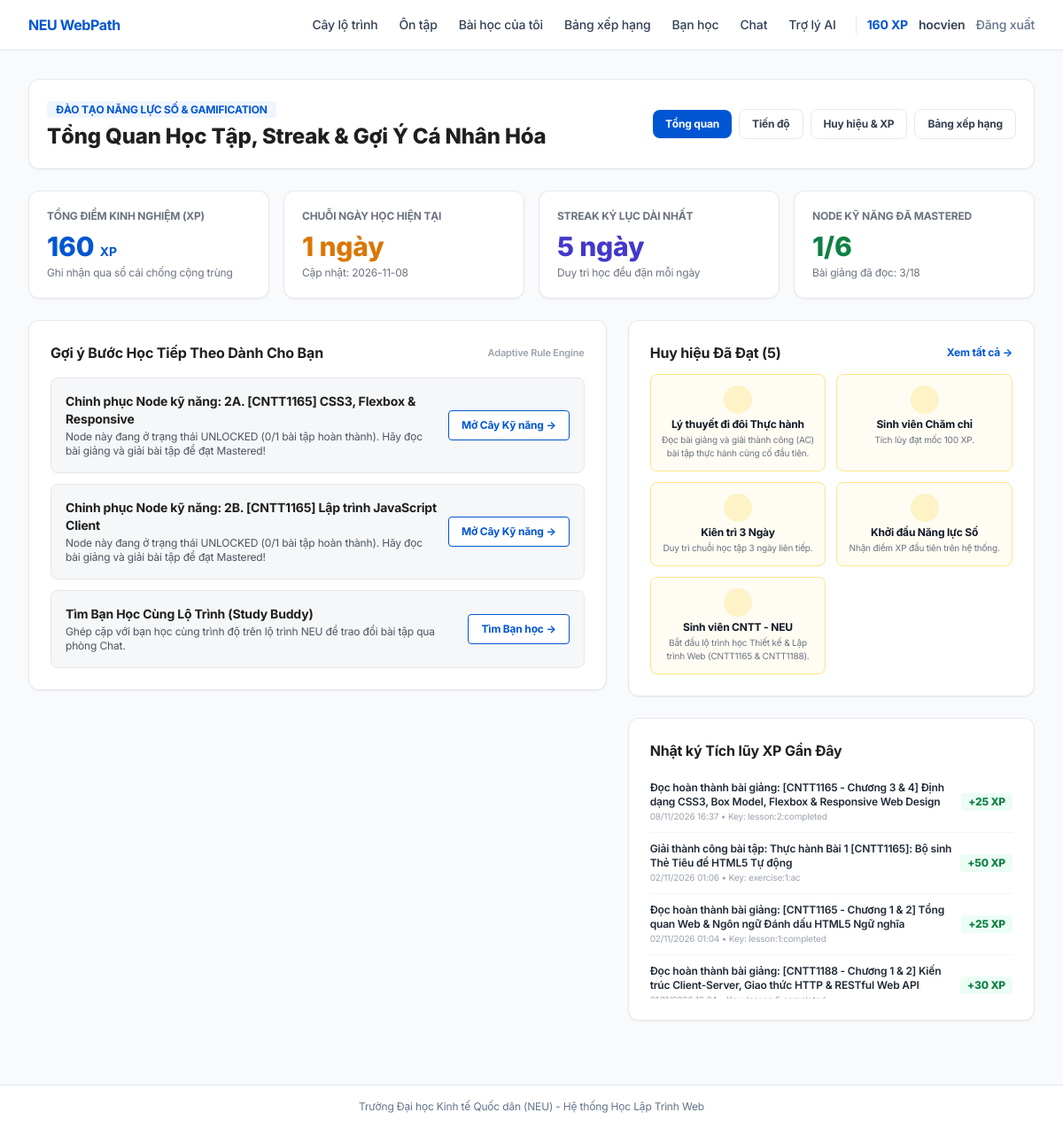
Screenshot of /m16/ (signed in) with the database file from the repository.
### app/models/schema.py (models this page shows, shortened)
class User(UserMixin, db.Model):
    __tablename__ = "users"
    id = db.Column(db.Integer, primary_key=True)
    username = db.Column(db.String(64), unique=True, nullable=False, index=True)
    email = db.Column(db.String(191), unique=True, nullable=False, index=True)
    password_hash = db.Column(db.String(255), nullable=False)
    role = db.Column(
        db.Enum("learner", "instructor", "admin", name="user_roles", native_enum=False),
        default="learner",
        nullable=False,
    )
    total_xp = db.Column(db.Integer, default=0, nullable=False)
    current_streak = db.Column(db.Integer, default=1, nullable=False)
    placement_done = db.Column(db.Boolean, default=False, nullable=False)
    placement_level = db.Column(db.String(100), default="Người mới bắt đầu (Tier 1)")
    current_focus_skill_id = db.Column(db.Integer, db.ForeignKey("skills.id", ondelete="SET NULL"))
    created_at = db.Column(db.DateTime, default=lambda: datetime.now(timezone.utc))
    focus_skill = db.relationship("Skill", foreign_keys=[current_focus_skill_id])
    badges = db.relationship("UserBadge", backref="user", cascade="all, delete-orphan")
    @property
    def is_admin_or_instructor(self) -> bool:
        return self.role in ("admin", "instructor")

class Badge(db.Model):
    __tablename__ = "badges"
    id = db.Column(db.Integer, primary_key=True)
    code = db.Column(db.String(64), unique=True, nullable=False)
    name = db.Column(db.String(120), nullable=False)
    description = db.Column(db.String(255))
    icon = db.Column(db.String(64), default="fa-medal")
    color = db.Column(db.String(32), default="blue")
    required_xp = db.Column(db.Integer, default=0, nullable=False)
    required_streak = db.Column(db.Integer, default=0, nullable=False)

class XpEvent(db.Model):
    __tablename__ = "xp_events"
    id = db.Column(db.Integer, primary_key=True)
    user_id = db.Column(db.Integer, db.ForeignKey("users.id", ondelete="CASCADE"), nullable=False, index=True)
    event_key = db.Column(db.String(150), nullable=False)
    reason = db.Column(db.String(200), nullable=False)
    xp = db.Column(db.Integer, nullable=False)
    created_at = db.Column(db.DateTime, default=lambda: datetime.now(timezone.utc))
    user = db.relationship("User")
    __table_args__ = (
        UniqueConstraint("user_id", "event_key", name="uq_user_xp_event"),
        CheckConstraint("xp > 0", name="ck_xp_positive"),
    )

### app/blueprints/m16.py (the view)
@m16_bp.route("/")
@login_required
def index():
    sync_user_skill_tree(current_user.id)
    data = get_m16_dashboard_data(current_user.id)
    recommendations = get_recommendations(current_user.id)
    return render_template(
        "m16/dashboard.html",
        data=data,
        recommendations=recommendations,
    )

### app/models/schema.py (called while the page is built)
@login_manager.user_loader
def load_user(user_id: str):
    return db.session.get(User, int(user_id))

### app/templates/m16/dashboard.html (shortened to what this page needs)
{% extends "base.html" %}
{% block content %}
<div class="w-full px-4 sm:px-6 lg:px-8 sm:px-6 lg:px-8 py-8 space-y-6">
    <div class="bg-white border border-gray-200 rounded-xl p-4 sm:p-5 shadow-sm flex flex-col md:flex-row md:items-center justify-between gap-4">
        <div>
            <span class="px-2.5 py-0.5 rounded bg-[#F0F6FF] text-[#0056D2] text-xs font-bold uppercase">
                Đào tạo Năng lực Số & Gamification
            </span>
            <h1 class="text-2xl font-extrabold text-[#1F1F1F] mt-1">
                Tổng Quan Học Tập, Streak & Gợi Ý Cá Nhân Hóa
            </h1>
        </div>
        <div class="flex flex-wrap items-center gap-2 text-xs font-bold">
            <a href="{{ url_for('m16.index') }}" class="px-3.5 py-2 rounded-lg bg-[#0056D2] text-white">
                Tổng quan
            </a>
            <a href="{{ url_for('m16.progress') }}" class="px-3.5 py-2 rounded-lg border border-gray-200 text-gray-700 hover:bg-gray-50">
                Tiến độ
            </a>
            <a href="{{ url_for('m16.achievements') }}" class="px-3.5 py-2 rounded-lg border border-gray-200 text-gray-700 hover:bg-gray-50">
                Huy hiệu & XP
            </a>
            <a href="{{ url_for('m16.leaderboard') }}" class="px-3.5 py-2 rounded-lg border border-gray-200 text-gray-700 hover:bg-gray-50">
                Bảng xếp hạng
            </a>
        </div>
    </div>
    <div class="grid gap-4 sm:grid-cols-2 lg:grid-cols-4">
        <div class="rounded-xl border border-gray-200 bg-white p-5 shadow-sm">
            <p class="text-xs font-bold uppercase text-gray-500">Tổng điểm kinh nghiệm (XP)</p>
            <p class="mt-2 text-3xl font-extrabold text-[#0056D2]">{{ data.total_xp }} <span class="text-sm font-bold">XP</span></p>
            <p class="mt-1 text-xs text-gray-500">Ghi nhận qua sổ cái chống cộng trùng</p>
        </div>
        <div class="rounded-xl border border-gray-200 bg-white p-5 shadow-sm">
            <p class="text-xs font-bold uppercase text-gray-500">Chuỗi ngày học hiện tại</p>
            <p class="mt-2 text-3xl font-extrabold text-amber-600">{{ data.streak.current_streak }} ngày</p>
            <p class="mt-1 text-xs text-gray-500">Cập nhật: {{ data.streak.last_study_date or 'Hôm nay' }}</p>
        </div>
        <div class="rounded-xl border border-gray-200 bg-white p-5 shadow-sm">
            <p class="text-xs font-bold uppercase text-gray-500">Streak kỷ lục dài nhất</p>
            <p class="mt-2 text-3xl font-extrabold text-indigo-700">{{ data.streak.longest_streak }} ngày</p>
            <p class="mt-1 text-xs text-gray-500">Duy trì học đều đặn mỗi ngày</p>
        </div>
        <div class="rounded-xl border border-gray-200 bg-white p-5 shadow-sm">
            <p class="text-xs font-bold uppercase text-gray-500">Node Kỹ năng Đã Mastered</p>
            <p class="mt-2 text-3xl font-extrabold text-[#0E8043]">{{ data.progress.completed }}/{{ data.progress.total }}</p>
            <p class="mt-1 text-xs text-gray-500">Bài giảng đã đọc: {{ data.progress.lessons_completed }}/{{ data.progress.lessons_total }}</p>
        </div>
    </div>
    <div class="grid gap-6 lg:grid-cols-12">
        <div class="lg:col-span-7 space-y-6">
            <section class="rounded-xl border border-gray-200 bg-white p-6 shadow-sm space-y-4">
                <div class="flex items-center justify-between">
                    <h2 class="text-base font-bold text-[#1F1F1F]">
                        Gợi ý Bước Học Tiếp Theo Dành Cho Bạn
                    </h2>
                    <span class="text-[11px] font-semibold text-gray-400">Adaptive Rule Engine</span>
                </div>
                <div class="space-y-3">
                    {% for rec in recommendations %}
                    <div class="p-4 rounded-lg bg-[#F5F7F8] border border-gray-200 flex flex-col sm:flex-row sm:items-center justify-between gap-3">
                        <div>
                            <p class="text-sm font-bold text-[#1F1F1F]">{{ rec.title }}</p>
                            <p class="text-xs text-gray-600 mt-0.5">{{ rec.reason }}</p>
                        </div>
                        <a href="{{ rec.action_url }}" class="shrink-0 px-3.5 py-2 rounded bg-white border border-[#0056D2] text-[#0056D2] hover:bg-[#F0F6FF] text-xs font-bold transition text-center">
                            {{ rec.action_label }} &rarr;
                        </a>
                    </div>
                    {% endfor %}
                </div>
            </section>
        </div>
        <div class="lg:col-span-5 space-y-6">
            <section class="rounded-xl border border-gray-200 bg-white p-6 shadow-sm">
                <div class="flex items-center justify-between mb-3">
                    <h2 class="text-base font-bold text-[#1F1F1F]">
                        Huy hiệu Đã Đạt ({{ data.badges|length }})
                    </h2>
                    <a href="{{ url_for('m16.achievements') }}" class="text-xs font-bold text-[#0056D2] hover:underline">Xem tất cả &rarr;</a>
                </div>
                {% if data.badges %}
                <div class="grid grid-cols-2 gap-3">
                    {% for b in data.badges %}
                    <div class="rounded-lg bg-amber-50/60 border border-amber-200 p-3 text-center">
                        <div class="w-8 h-8 mx-auto rounded-full bg-amber-100 text-amber-600 flex items-center justify-center text-sm mb-1">
                            </div>
                        <p class="text-xs font-bold text-gray-900">{{ b.name }}</p>
                        <p class="text-[10px] text-gray-500 mt-0.5">{{ b.description }}</p>
                    </div>
                    {% endfor %}
                </div>
                {% else %}
                <p class="text-xs text-gray-500">Chưa có huy hiệu. Hãy bắt đầu học nhé!</p>
                {% endif %}
            </section>
            <section class="rounded-xl border border-gray-200 bg-white p-6 shadow-sm">
                <div class="flex items-center justify-between mb-3">
                    <h2 class="text-base font-bold text-[#1F1F1F]">
                        Nhật ký Tích lũy XP Gần Đây
                    </h2>
                </div>
                {% if data.xp_history %}
                <div class="divide-y divide-gray-100 text-xs max-h-64 overflow-y-auto">
                    {% for item in data.xp_history %}
                    <div class="py-2.5 flex items-center justify-between gap-2">
                        <div>
                            <p class="font-semibold text-gray-800">{{ item.reason }}</p>
                            <p class="text-[10px] text-gray-400">{{ item.created_at }} • Key: {{ item.event_key }}</p>
                        </div>
                        <span class="px-2 py-0.5 rounded bg-emerald-50 text-[#0E8043] font-extrabold shrink-0">+{{ item.xp }} XP</span>
                    </div>
                    {% endfor %}
                </div>
                {% else %}
                <p class="text-xs text-gray-500">Chưa có lịch sử nhận XP.</p>
                {% endif %}
            </section>
        </div>
    </div>
</div>
{% endblock %}

### app/templates/base.html (shortened to what this page needs)
<!DOCTYPE html>
<html lang="vi">
<head>
    <script src="https://cdn.tailwindcss.com"></script>
    <link rel="stylesheet" href="{{ url_for('static', filename='css/responsive.css') }}">
</head>
<body class="min-h-screen flex flex-col bg-[#F8FAFC] text-slate-800">
    <header class="bg-white border-b border-slate-200 sticky top-0 z-50">
        <div class="w-full px-4 sm:px-8 min-h-[3.5rem] py-2 flex flex-wrap items-center justify-between gap-4">
            <a href="{{ url_for('main.index') }}" class="text-base font-bold text-[#0056D2] shrink-0 tracking-tight">
                NEU WebPath
            </a>
            <div class="flex flex-wrap items-center gap-3 ml-auto">
                <nav class="flex flex-wrap items-center gap-1 text-sm font-medium">
                    <a href="{{ url_for('skills.tree_view') }}" class="px-2.5 py-1.5 rounded transition whitespace-nowrap {% if 'skills' in (request.endpoint or '') %}bg-blue-50 text-[#0056D2] font-semibold{% else %}text-slate-700 hover:bg-slate-100{% endif %}">
                        Cây lộ trình
                    </a>
                    {% if current_user.is_authenticated %}
                        {% if current_user.role == 'learner' %}
                        <a href="{{ url_for('practice') }}" class="px-2.5 py-1.5 rounded transition whitespace-nowrap {% if request.endpoint in ('practice', 'main.practice') %}bg-blue-50 text-[#0056D2] font-semibold{% else %}text-slate-700 hover:bg-slate-100{% endif %}">
                            Ôn tập
                        </a>
                        {% endif %}
                        <a href="{{ url_for('main.dashboard') }}" class="px-2.5 py-1.5 rounded transition whitespace-nowrap {% if request.endpoint == 'main.dashboard' %}bg-blue-50 text-[#0056D2] font-semibold{% else %}text-slate-700 hover:bg-slate-100{% endif %}">
                            Bài học của tôi
                        </a>
                        <a href="{{ url_for('m16.leaderboard') }}" class="px-2.5 py-1.5 rounded transition whitespace-nowrap {% if request.endpoint == 'm16.leaderboard' %}bg-blue-50 text-[#0056D2] font-semibold{% else %}text-slate-700 hover:bg-slate-100{% endif %}">
                            Bảng xếp hạng
                        </a>
                        <a href="{{ url_for('buddy.index') }}" class="px-2.5 py-1.5 rounded transition whitespace-nowrap {% if request.blueprint == 'buddy' %}bg-blue-50 text-[#0056D2] font-semibold{% else %}text-slate-700 hover:bg-slate-100{% endif %}">
                            Bạn học
                        </a>
                        <a href="{{ url_for('chat.index') }}" class="px-2.5 py-1.5 rounded transition whitespace-nowrap {% if request.blueprint == 'chat' %}bg-blue-50 text-[#0056D2] font-semibold{% else %}text-slate-700 hover:bg-slate-100{% endif %}">
                            Chat
                        </a>
                        <a href="{{ url_for('ai.index') }}" class="px-2.5 py-1.5 rounded transition whitespace-nowrap {% if request.blueprint == 'ai' %}bg-blue-50 text-[#0056D2] font-semibold{% else %}text-slate-700 hover:bg-slate-100{% endif %}">
                            Trợ lý AI
                        </a>
                    {% endif %}
                </nav>
                <div class="flex items-center gap-3 pl-3 border-l border-slate-200 text-xs sm:text-sm">
                    {% if current_user.is_authenticated %}
                        <span class="font-bold text-[#0056D2] whitespace-nowrap">
                            <span id="nav-user-xp">{{ current_user.total_xp }}</span> XP
                        </span>
                        <span class="hidden sm:inline font-semibold text-slate-700 whitespace-nowrap">{{ current_user.username }}</span>
                        <a href="{{ url_for('auth.logout') }}" class="text-slate-500 hover:text-red-600 font-medium whitespace-nowrap">
                            Đăng xuất
                        </a>
                    {% endif %}
                </div>
            </div>
        </div>
    </header>
    <main class="flex-1">
        {% block content %}{% endblock %}
    </main>
    {% if request.endpoint != 'judge.workspace' %}
    <footer class="bg-white border-t border-slate-200 mt-10 py-4 text-center text-xs text-slate-500">
        Trường Đại học Kinh tế Quốc dân (NEU) - Hệ thống Học Lập Trình Web
    </footer>
    {% endif %}
</body>
</html>

### app/static/css/responsive.css (style rules this page uses)
:root { --touch-target-min: 44px; }
html, body { max-width: 100vw; overflow-x: hidden; -webkit-tap-highlight-color: transparent; }

### app/templates/base.html (style rules this page uses)
body { background-color: #F8FAFC; color: #1E293B; font-family: 'Inter', -apple-system, BlinkMacSystemFont, 'Segoe UI', Roboto, 'Helvetica Neue', Arial, sans-serif; -webkit-font-smoothing: antialiased; -moz-osx-font-smoothing: grayscale; letter-spacing: -0.011em; }

### rows the page displays
User: total_xp "160", username "hocvien"
Badge: name "Lý thuyết đi đôi Thực hành", description "Đọc bài giảng và giải thành công (AC) bài tập thực hành củng cố đầu tiên."
Badge: name "Sinh viên Chăm chỉ", description "Tích lũy đạt mốc 100 XP."
Badge: name "Kiên trì 3 Ngày", description "Duy trì chuỗi học tập 3 ngày liên tiếp."
Badge: name "Khởi đầu Năng lực Số", description "Nhận điểm XP đầu tiên trên hệ thống."
Badge: name "Sinh viên CNTT - NEU", description "Bắt đầu lộ trình học Thiết kế & Lập trình Web (CNTT1165 & CNTT1188)."
XpEvent: reason "Đọc hoàn thành bài giảng: [CNTT1165 - Chương 3 & 4] Định dạng CSS3, Box Model, Flexbox & Responsive Web Design", created_at "08/11/2026 16:37", event_key "lesson:2:completed", xp "25"
XpEvent: reason "Giải thành công bài tập: Thực hành Bài 1 [CNTT1165]: Bộ sinh Thẻ Tiêu đề HTML5 Tự động", created_at "02/11/2026 01:06", event_key "exercise:1:ac", xp "50"
XpEvent: reason "Đọc hoàn thành bài giảng: [CNTT1165 - Chương 1 & 2] Tổng quan Web & Ngôn ngữ Đánh dấu HTML5 Ngữ nghĩa", created_at "02/11/2026 01:04", event_key "lesson:1:completed", xp "25"
XpEvent: reason "Đọc hoàn thành bài giảng: [CNTT1188 - Chương 1 & 2] Kiến trúc Client-Server, Giao thức HTTP & RESTful Web API", xp "30"

### other values shown
{{ data.total_xp }} "160"
{{ data.streak.current_streak }} "1"
{{ data.streak.last_study_date or 'Hôm nay' }} "2026-11-08"
{{ data.streak.longest_streak }} "5"
{{ data.progress.completed }} "1"
{{ data.progress.total }} "6"
{{ data.progress.lessons_completed }} "3"
{{ data.progress.lessons_total }} "18"
{{ rec.title }} "Chinh phục Node kỹ năng: 2A. [CNTT1165] CSS3, Flexbox & Responsive" "Chinh phục Node kỹ năng: 2B. [CNTT1165] Lập trình JavaScript Client" "Tìm Bạn Học Cùng Lộ Trình (Study Buddy)"
{{ rec.reason }} "Node này đang ở trạng thái UNLOCKED (0/1 bài tập hoàn thành). Hãy đọc bài giảng và giải bài tập để đạt Mastered!" "Node này đang ở trạng thái UNLOCKED (0/1 bài tập hoàn thành). Hãy đọc bài giảng và giải bài tập để đạt Mastered!" "Ghép cặp với bạn học cùng trình độ trên lộ trình NEU để trao đổi bài tập qua phòng Chat."
{{ rec.action_label }} "Mở Cây Kỹ năng" "Mở Cây Kỹ năng" "Tìm Bạn học"
{{ data.badges|length }} "5"
